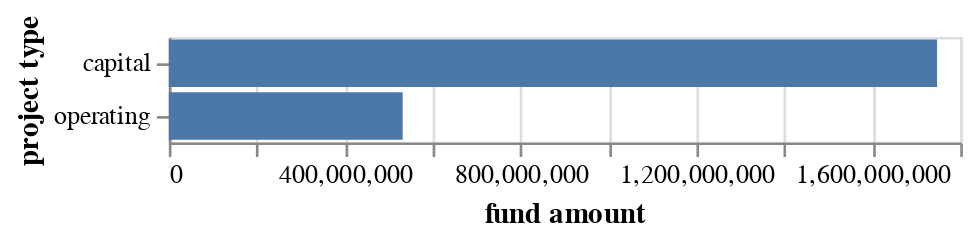

Notebook source saved alongside this figure:
### Code cell
by_type = melt.groupby(["project type"]).agg({
    "fund amount": "sum",
}).reset_index()

make_bar(by_type, y_axis = "project type", x_axis = "fund amount")

### Figure 1 — Vega-Lite specification as saved in the notebook (floating-point values rounded to 4 significant figures)
{"config": {"view": {"continuousWidth": 300, "continuousHeight": 300}}, "data": {"name": "data-5b0c62fb887aa1c5337de08c30fe4e08"}, "mark": {"type": "bar"}, "encoding": {"x": {"field": "fund amount", "type": "quantitative"}, "y": {"field": "project type", "type": "nominal"}}, "$schema": "https://vega.github.io/schema/vega-lite/v5.17.0.json", "datasets": {"data-5b0c62fb887aa1c5337de08c30fe4e08": [{"project type": "capital", "fund amount": 1747302764}, {"project type": "operating", "fund amount": 531897894}]}}
